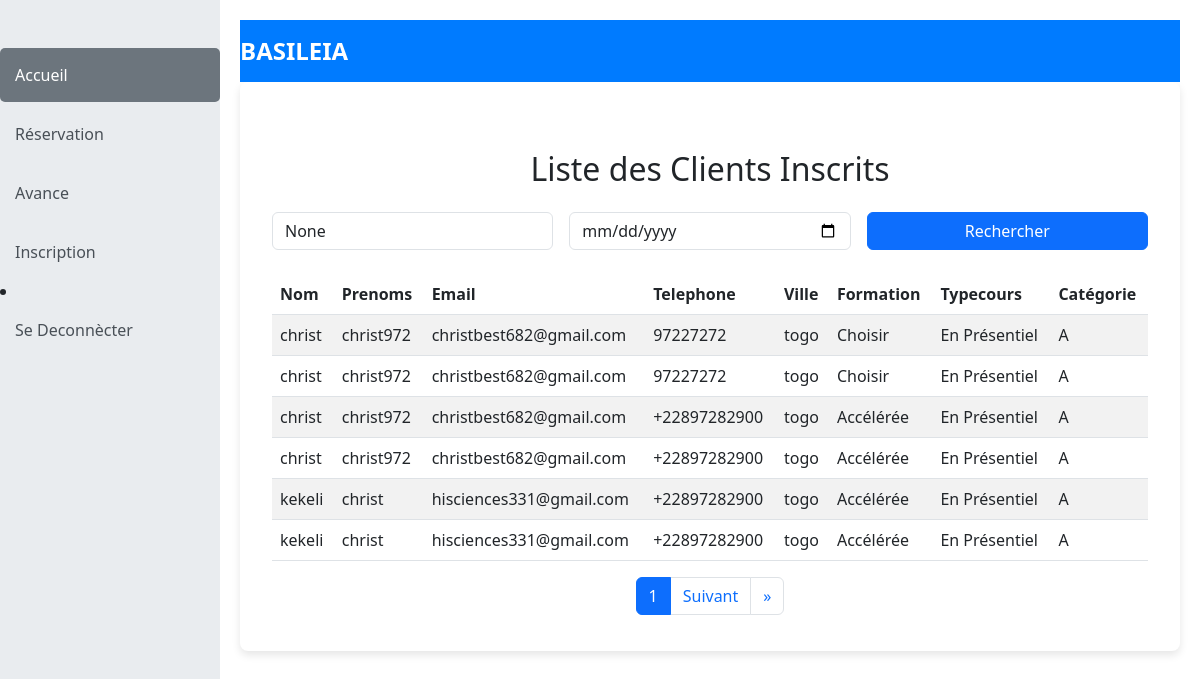
/clients_inscrits (signed in), run on an earlier commit of the app's database.
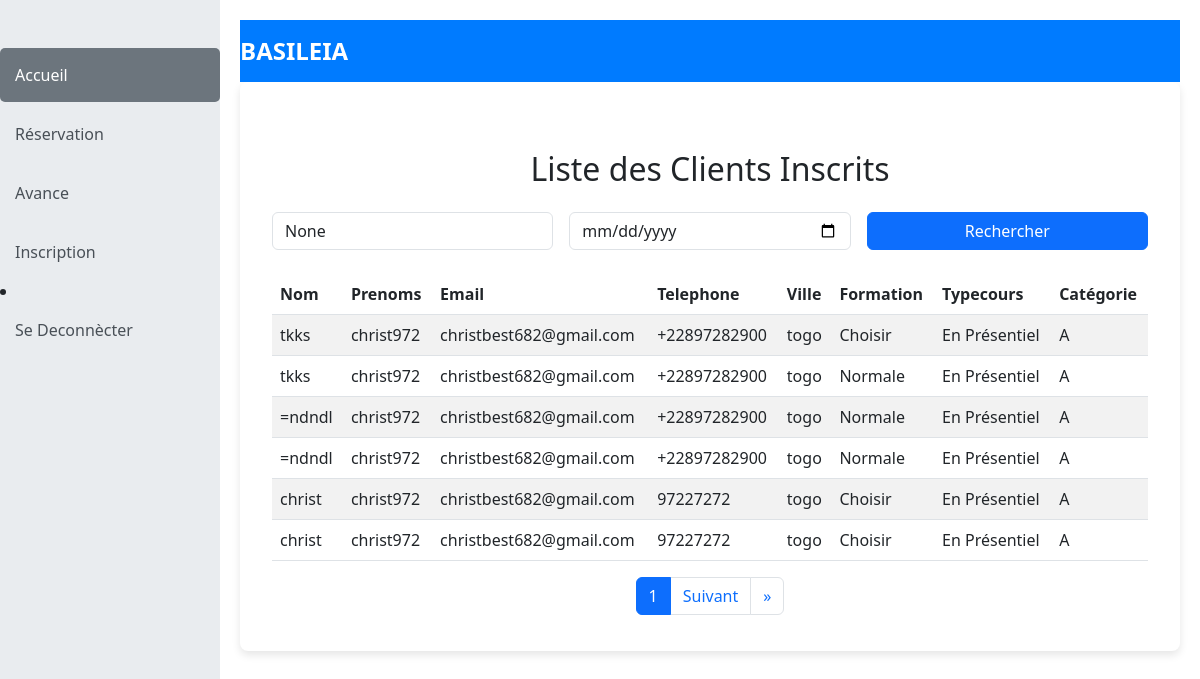
And on a later commit of the database.
### reservation/models.py (models this page shows, shortened)
class Inscription(models.Model):
    nom = models.CharField(max_length=100)
    prenom = models.CharField(max_length=100)
    email = models.EmailField(max_length=100)
    telephone = models.CharField(max_length=20)
    ville = models.CharField(max_length=100)
    categorie = models.CharField(max_length=50)
    formation = models.CharField(max_length=100)
    typecours = models.CharField(max_length=50)
    avance = models.CharField(max_length=10)
    date = models.DateField()

### reservation/views.py (the view)
# urls.py: path('clients_inscrits',views.inscription_list_view,name="inscription_list"),
@login_required
def inscription_list_view(request):
    query_nom = request.GET.get('nom')  # Rechercher par nom
    query_date = request.GET.get('date')
    inscriptions = Inscription.objects.all().order_by('date')
    if query_nom:
        inscriptions = inscriptions.filter(nom__icontains=query_nom)  # Recherche insensible à la casse
    if query_date:
        inscriptions = inscriptions.filter(date=query_date)
    paginator = Paginator(inscriptions, 6)  # 5 réservations par page
    page_number = request.GET.get('page')
    page_obj = paginator.get_page(page_number)
    return render(request, 'reservation/inscription_list.html', {
        'page_obj': page_obj,
        'paginator':paginator,
        'page_number':page_number,
        'query_nom': query_nom,
        'query_date': query_date,
    })

### reservation/templates/reservation/inscription_list.html (shortened to what this page needs)
{% extends "reservation/dashboard.html" %}
{% block content %}
<!DOCTYPE html>
<html lang="fr">
<head>
    <link href="https://cdn.jsdelivr.net/npm/bootstrap@5.3.0-alpha1/dist/css/bootstrap.min.css" rel="stylesheet">
</head>
<body>
    <div class="container mt-5">
        <h2 class="text-center mb-4">Liste des Clients Inscrits</h2>
        <form method="GET" class="row g-3 mb-4">
            <div class="col-md-4">
                <input type="text" name="nom" class="form-control" placeholder="Rechercher par nom" value="{{ query_nom }}">
            </div>
            <div class="col-md-4">
                <input type="date" name="date" class="form-control" value="{{ query_date }}">
            </div>
            <div class="col-md-4">
                <button type="submit" class="btn btn-primary w-100">Rechercher</button>
            </div>
        </form>
        <table class="table table-striped">
            <thead>
                <tr>
                    <th>Nom</th>
                    <th>Prenoms</th>
                    <th>Email</th>
                    <th>Telephone</th>
                    <th>Ville</th>
                    <th>Formation</th>
                    <th>Typecours</th>
                    <th>Catégorie</th>
                </tr>
            </thead>
            <tbody>
                {% for inscription in page_obj %}
                    <tr>
                        <td>{{ inscription.nom }}</td>
                        <td>{{ inscription.prenom }}</td>
                        <td>{{ inscription.email }}</td>
                        <td>{{ inscription.telephone }}</td>
                        <td>{{ inscription.ville }}</td>
                        <td>{{ inscription.formation }}</td>
                        <td>{{ inscription.typecours }}</td>
                        <td>{{ inscription.categorie }}</td>
                    </tr>
                {% empty %}
                    <tr>
                        <td colspan="5" class="text-center">Aucune clients trouvée.</td>
                    </tr>
                {% endfor %}
            </tbody>
        </table>
    </div>
    <nav aria-label="Pagination">
        <ul class="pagination justify-content-center">
            <li class="page-item active"><a class="page-link">{{ page_obj.number }}</a></li>
            {% if page_obj.has_next %}
                <li class="page-item">
                    <a class="page-link" href="?page={{ page_obj.next_page_number }}{% if query_nom %}&nom={{ query_nom }}{% endif %}{% if query_date %}&date={{ query_date }}{% endif %}">Suivant</a>
                </li>
                <li class="page-item">
                    <a class="page-link" href="?page={{ page_obj.paginator.num_pages }}{% if query_nom %}&nom={{ query_nom }}{% endif %}{% if query_date %}&date={{ query_date }}{% endif %}" aria-label="Dernier">
                        <span aria-hidden="true">&raquo;</span>
                    </a>
                </li>
            {% endif %}
        </ul>
    </nav>
</body>
</html>
{% endblock %}

What changed in the data, as far as the page shows it:
no longer on this page (row edited): Inscription: nom "christ", prenom "christ972", email "christbest682@gmail.com", telephone "+22897282900", ville "togo", formation "Accélérée", typecours "En Présentiel", categorie "A"
no longer on this page (row edited): Inscription: nom "christ", prenom "christ972", email "christbest682@gmail.com", telephone "+22897282900", ville "togo", formation "Accélérée", typecours "En Présentiel", categorie "A"
no longer on this page (row edited): Inscription: nom "kekeli", prenom "christ", email "hisciences331@gmail.com", telephone "+22897282900", ville "togo", formation "Accélérée", typecours "En Présentiel", categorie "A"
no longer on this page (row edited): Inscription: nom "kekeli", prenom "christ", email "hisciences331@gmail.com", telephone "+22897282900", ville "togo", formation "Accélérée", typecours "En Présentiel", categorie "A"
added Inscription: nom "tkks", prenom "christ972", email "christbest682@gmail.com", telephone "+22897282900", ville "togo", formation "Choisir", typecours "En Présentiel", categorie "A"
added Inscription: nom "tkks", prenom "christ972", email "christbest682@gmail.com", telephone "+22897282900", ville "togo", formation "Normale", typecours "En Présentiel", categorie "A"
added Inscription: nom "=ndndl", prenom "christ972", email "christbest682@gmail.com", telephone "+22897282900", ville "togo", formation "Normale", typecours "En Présentiel", categorie "A"
added Inscription: nom "=ndndl", prenom "christ972", email "christbest682@gmail.com", telephone "+22897282900", ville "togo", formation "Normale", typecours "En Présentiel", categorie "A"
